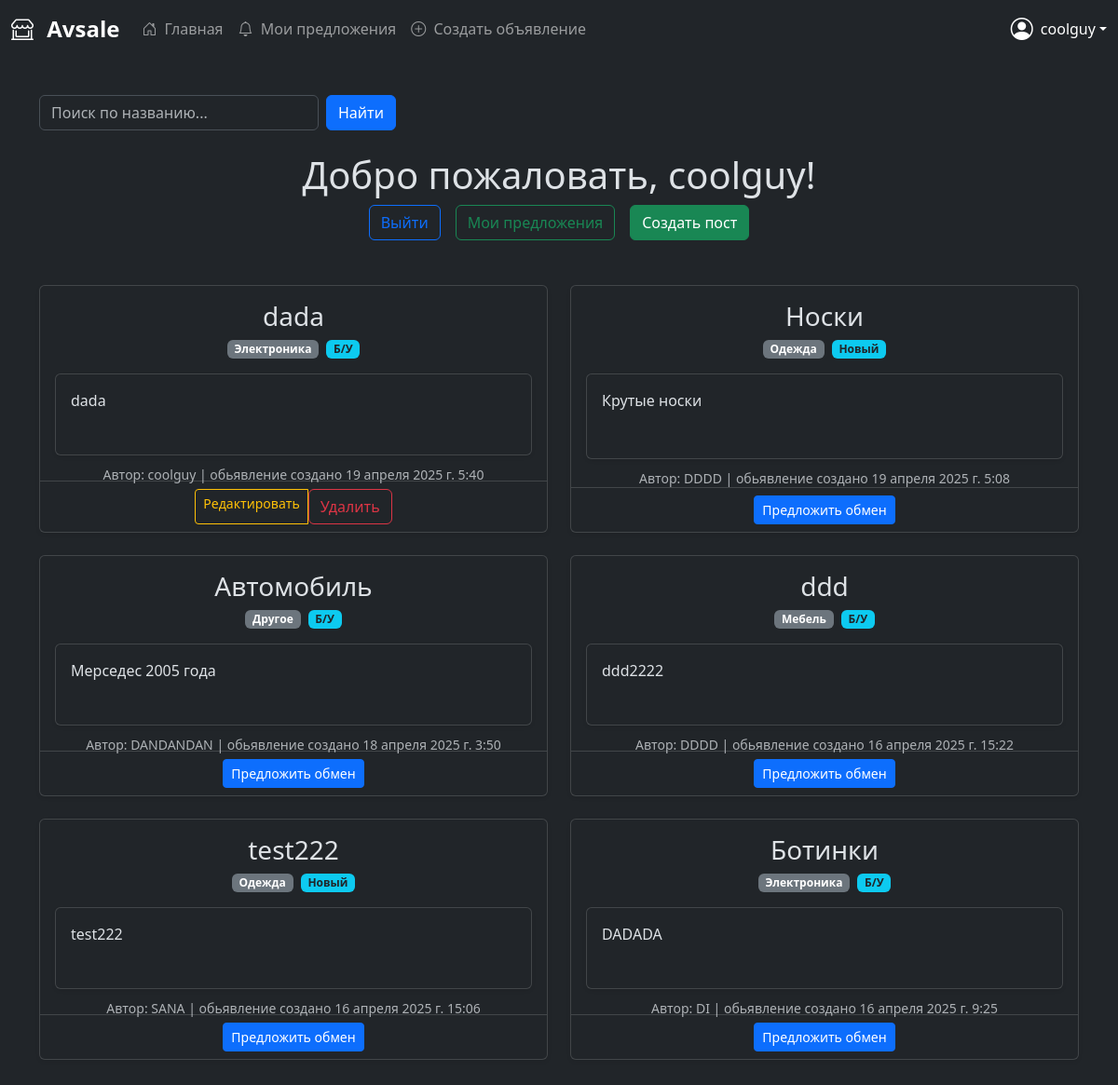
The page /welcome/ (signed in) on the database its author committed.
### accounts/models.py (models this page shows, shortened)
class Post(models.Model):
    CATEGORIES = [
        ('electronics', 'Электроника'),
        ('clothing', 'Одежда'),
        ('furniture', 'Мебель'),
        ('other', 'Другое'),
    ]
    CONDITIONS = [
        ('new', 'Новый'),
        ('used', 'Б/У'),
    ]
    title = models.CharField(max_length=180, verbose_name='Заголовок')
    description = models.TextField(verbose_name='Описание товара')
    category = models.CharField(
        max_length=20, choices=CATEGORIES, verbose_name='Категория')
    condition = models.CharField(
        max_length=20, choices=CONDITIONS, verbose_name='Состояние товара')
    created_at = models.DateTimeField(auto_now_add=True)
    author = models.ForeignKey(
        User, on_delete=models.CASCADE, related_name='posts')

### accounts/views.py (the view)
# urls.py: path('welcome/', views.welcome, name='auth_welcome'),
@login_required
def welcome(request):
    posts = Post.objects.all().order_by('-created_at')
    return render(request, 'accounts/index.html', {'posts': posts})

### accounts/templates/accounts/index.html (shortened to what this page needs)
{% extends 'accounts/base.html' %}
{% load static %}
{% block content %}
    <div class="container mt-4 mb-4">
        <form method="get" action="{% url 'search' %}" class="d-flex align-items-center gap-2 mb-4">
            <input type="text" name="search" placeholder="Поиск по названию..."
                   value="{{ request.GET.search }}" class="form-control" style="max-width: 300px;">
            <button type="submit" class="btn btn-primary">Найти</button>
        </form>
    </div>
    <div class="welcome-container text-center mb-5">
        <h1>Добро пожаловать, {{ user.username }}!</h1>
        <div class="d-flex justify-content-center gap-3">
            <a href="{% url 'auth_logout' %}" class="btn btn-outline-primary">Выйти</a>
            <a href="{% url 'user_offers' %}" class="btn btn-outline-success">Мои предложения</a>
            <a href="{% url 'create_post' %}" class="btn btn-success">Создать пост</a>
        </div>
    </div>
    <div class="container">
        <div class="row justify-content-center">
            {% for post in posts %}
            <div class="col-md-8 col-lg-6 mb-4">
                <div class="card shadow-sm h-100">
                    <div class="card-body">
                        <h3 class="card-title text-center">{{ post.title }}</h3>
                        <div class="d-flex justify-content-center gap-2 mb-3">
                            <span class="badge bg-secondary">{{ post.get_category_display }}</span>
                            <span class="badge bg-info text-dark">{{ post.get_condition_display }}</span>
                        </div>
                        <div class="card shadow-sm h-50 p-3">
                            <p class="mb-0">{{ post.description }}</p>
                        </div>
                        <small class="text-muted d-block text-center" style="padding: 10px;">Автор: {{ post.author.username }} | обьявление создано {{ post.created_at }}</small>
                    </div>
                    <div class="card-footer bg-transparent text-center">
                        {% if user.is_authenticated and user != post.author %}
                        <a href="{% url 'create_exchange' post.id %}" class="btn btn-primary btn-sm">Предложить обмен</a>
                        {% endif %}
                        {% if user == post.author %}
                        <div class="btn-group btn-group-sm">
                            <a href="{% url 'edit_post' post.id %}" class="btn btn-outline-warning">Редактировать</a>
                            <form action="{% url 'delete_post' post.id %}" method="POST" class="d-inline">
                                <button type="submit" class="btn btn-outline-danger">Удалить</button>
                            </form>
                        </div>
                        {% endif %}
                    </div>
                </div>
            </div>
            {% endfor %}
        </div>
    </div>
{% endblock %}

### accounts/templates/accounts/base.html (shortened to what this page needs)
{% load static %}
<!DOCTYPE html>
<html lang="ru" data-bs-theme="dark">
<head>
    <link href="https://cdn.jsdelivr.net/npm/bootstrap@5.3.3/dist/css/bootstrap.min.css" rel="stylesheet">
    <link rel="stylesheet" href="https://cdn.jsdelivr.net/npm/bootstrap-icons@1.11.1/font/bootstrap-icons.css">
    <link rel="stylesheet" href="{% static 'style.css' %}">
</head>
<body>
    {% if user.is_authenticated %}
    <div class="app-container d-flex flex-column min-vh-100">
        <nav class="navbar navbar-expand-lg navbar-dark bg-dark">
            <div class="container-fluid">
                <a class="navbar-brand fs-4 fw-bold" href="#">
                    <i class="bi bi-shop-window me-2"></i>
                    Avsale
                </a>
                <div class="collapse navbar-collapse" id="navbarNav">
                    <ul class="navbar-nav me-auto">
                        <li class="nav-item">
                            <a href="{% url 'auth_welcome' %}" class="nav-link">
                                <i class="bi bi-house-door me-1"></i>
                                Главная
                            </a>
                        </li>
                        <li class="nav-item">
                            <a href="{% url 'user_offers' %}" class="nav-link">
                                <i class="bi bi-bell me-1"></i>
                                Мои предложения
                            </a>
                        </li>
                        <li class="nav-item">
                            <a href="{% url 'create_post' %}" class="nav-link">
                                <i class="bi bi-plus-circle me-1"></i>
                                Создать объявление
                            </a>
                        </li>
                    </ul>
                    <div class="d-flex align-items-center">
                        <div class="dropdown">
                            <a href="#" class="d-flex align-items-center text-white text-decoration-none dropdown-toggle"
                               id="dropdownUser" data-bs-toggle="dropdown">
                                <i class="bi bi-person-circle fs-4 me-2"></i>
                                <span class="d-none d-sm-inline">{{ user.username }}</span>
                            </a>
                        </div>
                    </div>
                </div>
            </div>
        </nav>
        {% endif %}
        <main class="flex-grow-1 p-3">
            {% block content %}
            {% endblock %}
        </main>
    </div>
</body>
</html>

### rows shown on the page
Post: title "dada", category "Электроника", condition "Б/У", description "dada", author.username "coolguy", created_at "19 апреля 2025 г. 5:40", shows "Редактировать"
Post: title "Носки", category "Одежда", condition "Новый", description "Крутые носки", author.username "DDDD", created_at "19 апреля 2025 г. 5:08", shows "Предложить обмен"
Post: title "Автомобиль", category "Другое", condition "Б/У", description "Мерседес 2005 года", author.username "DANDANDAN", created_at "18 апреля 2025 г. 3:50", shows "Предложить обмен"
Post: title "ddd", category "Мебель", condition "Б/У", description "ddd2222", author.username "DDDD", created_at "16 апреля 2025 г. 15:22", shows "Предложить обмен"
Post: title "test222", category "Одежда", condition "Новый", description "test222", author.username "SANA", created_at "16 апреля 2025 г. 15:06", shows "Предложить обмен"
Post: title "Ботинки", category "Электроника", condition "Б/У", description "DADADA", author.username "DI", created_at "16 апреля 2025 г. 9:25", shows "Предложить обмен"

### other values the page prints
{{ user.username }} "coolguy"
